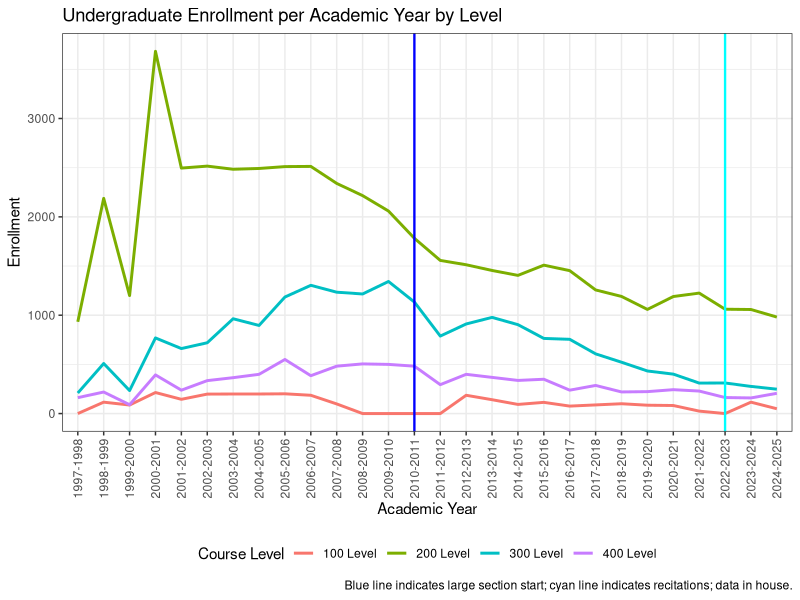

This figure's R source: (Note: this script raises an error after producing the figure.)
#This script uses total enrollment data held by the department for all classes. The data is not divided by section.
#The data has also been adjusted to reflect new course numbers which have changed previously (except for 370 sections).
#The original data file is maintains on the O:/ Drive under Academic/Enrollment and traces back to spring 1998.

#Jeremy R. Groves
#Created: July 23, 2025

rm(list=ls())

library(tidyverse)

#Read Data
  enroll <- read.csv("./Data/Count 1998.csv", header = TRUE, as.is = TRUE)
  bridge <- read.csv("./Data/bridge.csv", header = TRUE, as.is = TRUE)
  
#Clean Data
  enroll.t <- enroll %>%
    select(-Average) %>%
    filter(Course != "",
           !grepl("NOTE", Course)) %>%
    pivot_longer(cols = -Course, values_to = "enrollment", names_to = "semester") %>%
    mutate(cn = as.numeric(substr(Course, 1, 3)),
           level  = case_when(cn < 200 ~ "100 Level",
                         cn > 199 & cn < 300 ~ "200 Level",
                         cn > 299 & cn < 400 ~ "300 Level",
                         TRUE ~ "400 Level"),
           temp = substr(semester,3,5),
           temp2 = case_when(substr(temp,3,3) == "8" ~ temp,
                             substr(temp,3,3) == "2" ~ str_pad(as.character(as.numeric(temp)-4), 3, "left", "0")),
           temp2 = case_when(temp2 == "0-2" ~ "002",
                             TRUE ~ temp2),
           acadyear = paste0("20",substr(temp2, 1, 2), "-20",str_pad(as.character(as.numeric(substr(temp2,1,2))+1),
                                                                     2, "left", "0")),
           acadyear = case_when(temp2 == "978" ~ "1997-1998",
                                temp2 == "988" ~ "1998-1999",
                                temp2 == "998" ~ "1999-2000",
                                TRUE ~ acadyear)) %>%
    select(-c(cn, temp, temp2)) %>%
    left_join(., bridge, by = c("Course" = "Number")) %>%
    filter(!is.na(Name))
              
#Process Data
  enroll.1 <- enroll.t %>%
    mutate(enrollment = replace_na(enrollment, 0)) %>%
    summarise(across(enrollment, sum), .by=c(acadyear, level)) %>%
    group_by(level) %>%
    mutate(yr5_avg = (lag(enrollment, n=2) + lag(enrollment, n=1) + enrollment +
                      lead(enrollment, n=2) + lead(enrollment, n=1))/5) %>%
    ungroup()
  
  #Determines the years since the last non-zero enrollment (offering) of the course
      enroll.2 <- enroll.t %>%
        mutate(enrollment = replace_na(enrollment, 0)) %>%
        summarise(across(enrollment, sum), .by=c(acadyear, Course, Name)) %>%
        group_by(Course) %>%
          arrange(acadyear) %>%
          mutate(sem = seq_len(n())) %>%
        ungroup()  %>%
        mutate(enrollment = na_if(enrollment, 0)) %>%
        filter(!is.na(enrollment)) %>%
        summarise(across(sem, max), .by = c(Course, Name)) %>%
          mutate(years = 28 - sem)  %>%
        filter(years != 0) %>%
        select(-sem) %>%
        arrange(desc(years)) %>%
        mutate(Career = case_when(as.numeric(substr(Course,1,1)) > 4 ~ "Graduate",
                                             TRUE ~ "Undergraduate"))

#Visualize Data
  # Total Course Enrollment by Course per Academic Year
      ggplot(enroll.1) +
        geom_line(aes(x = acadyear, y = enrollment, group=level, color = level), linewidth = 1) +
        geom_vline(xintercept = "2010-2011", color = "blue", linewidth = .8) +
        geom_vline(xintercept = "2022-2023", color = "cyan", linewidth = .8) +   
        labs(title = "Undergraduate Enrollment per Academic Year by Level",
             y = "Enrollment",
             x = "Academic Year",
             caption = "Blue line indicates large section start; cyan line indicates recitations; data in house.",
             color = "Course Level")+
        guides(color = guide_legend(nrow = 1)) +
        theme_bw()+
        theme(axis.text.x = element_text(angle = 90, vjust = 0.5, hjust=1),
              legend.position="bottom") 
      ggsave("./Graphics/econ_enroll.png")
  
  # Total Course Enrollment by Course per Academic Year  - 5 Year Moving Average 
      ggplot(enroll.1) +
        geom_line(aes(x = acadyear, y = yr5_avg, group=level, color = level), linewidth = 1) +
        geom_vline(xintercept = "2010-2011", color = "blue", linewidth = .8) +
        geom_vline(xintercept = "2022-2023", color = "cyan", linewidth = .8) +   
        labs(title = "Undergraduate Sections per Academic Year - 5 Year Moving Average",
             y = "Enrollment",
             x = "Academic Year",
             caption = "Blue line indicates large section start; cyan line indicates recitations; data in house.",
             color = "Course Level")+
        theme_bw()+
        theme(axis.text.x = element_text(angle = 90, vjust = 0.5, hjust=1)) 
      
    